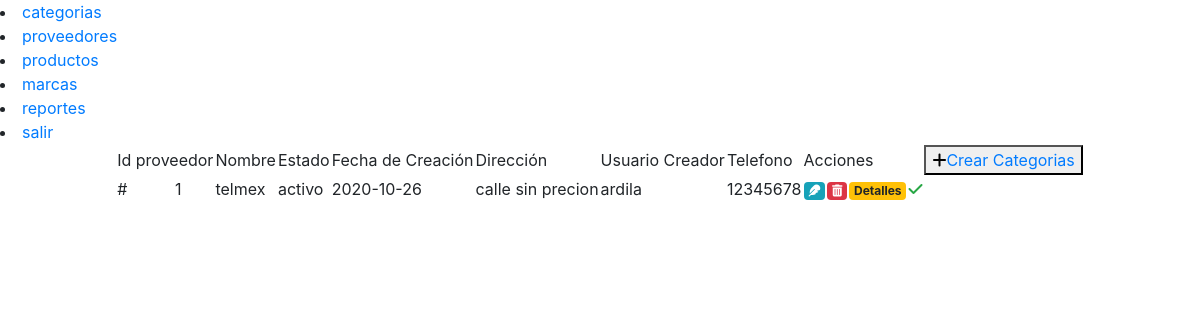
The page /codigo/pre_consultar_proveedores.php (signed in) on the database as committed earlier.
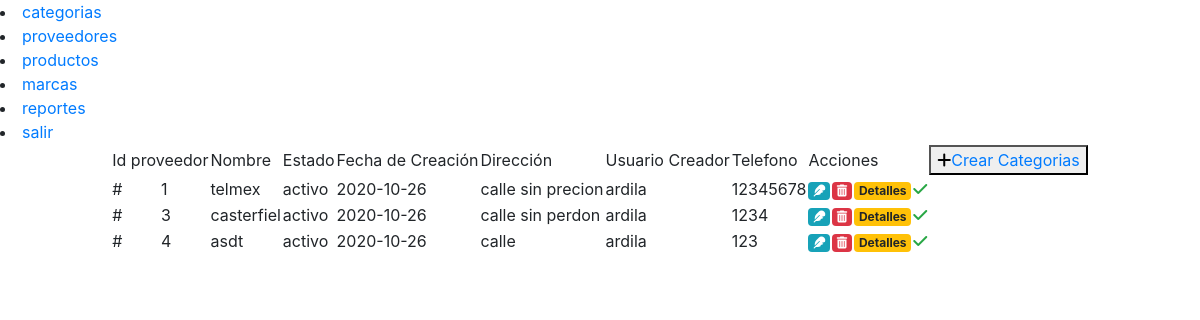
The same page on the database as committed later.
### tables this page shows
CREATE TABLE IF NOT EXISTS `proveedores` (
  `id_proveedor` int(5) NOT NULL AUTO_INCREMENT,
  `fecha_creacion` date NOT NULL,
  `fecha_modificacion` date DEFAULT NULL,
  `nombre` varchar(30) NOT NULL,
  `direccion` varchar(100) NOT NULL,
  `telefono` varchar(15) NOT NULL,
  `email` varchar(55) NOT NULL,
  `usuario_creacion` varchar(11) NOT NULL,
  `usuario_modificacion` varchar(11) NOT NULL,
  `fk_id_estado` varchar(4) NOT NULL,
  PRIMARY KEY (`id_proveedor`)
);

### codigo/pre_consultar_proveedores.php (the view, shortened to what this page needs)
<!DOCTYPE html>
<html lang="en">
<head>
</head>
<body>
   <div id="banner">
    <?php
    include("banner_admin.php");
    ?>
   </div>
   <div id="body" align="center">
    <table>
    <tr>
        <td colspan="2">Id proveedor</td>
        <td>Nombre</td>
        <td>Estado</td>
        <td>Fecha de Creaci&oacute;n</td>
        <td>Direcci&oacute;n</td>
        <td>Usuario Creador</td>
        <td>Telefono</td>
        <td colspan="4">Acciones</td>
        <td><button type="submit"><i class="fas fa-plus"></i><a href="pre_crear_proveedores.php">Crear Categorias</a></button></td>
    </tr>
    <?php
    include("conexion.php");
    $consulta="SELECT * FROM proveedores";
    if(!$resultado=$db->query($consulta)){
    die('hay un error con la consulta o los datos no existen vuelve a comprobar !!![' . $db->error . ']');
    }
    while($fila=$resultado->fetch_assoc()){
        $bid_proveedor=stripslashes($fila['id_proveedor']);
        $bfecha_creacion=stripslashes($fila['fecha_creacion']);
        $bdireccion=stripslashes($fila['direccion']);
        $bfk_id_estado=stripslashes($fila['fk_id_estado']);
        $btelefono=stripslashes($fila['telefono']);
        $busuario_creacion=stripslashes($fila['usuario_creacion']);
        $busuario_modificacion=stripslashes($fila['nombre']);
        if($bfk_id_estado=="1"){
            $bfk_id_estado='activo';
        }
        echo "<tr>";
        echo "<td>#</td>";
        echo "<td class='id_prov'>$bid_proveedor</td>";
        echo "<td>$busuario_modificacion</td>";
        echo "<td>$bfk_id_estado</td>";
        echo "<td>$bfecha_creacion</td>";
        echo "<td>$bdireccion</td>";
        echo "<td>$busuario_creacion</td>";
        echo "<td>$btelefono</td>";
        ?>
        <td>
            <a href="#" class="badge badge-info act_btn" prov="<?php echo $bid_proveedor; ?>"><i class="fas fa-feather"></i></a>
        </td>
        <td>
            <a href="#" class="badge badge-danger delete_btn"><i class="fas fa-trash-alt"></i></a>
        </td>
        <td>
        <a href="#" class="badge badge-warning info_btn" prov="<?php echo $bid_proveedor;?>">Detalles</a>
        </td>
        <?php
        if($bfk_id_estado=="activo"){
            echo "<td><a href='neg_cambiar_estado_prov.php?id=$bid_proveedor'><i class='fas fa-check text-success'></i></a></td>";
        }
        echo "</tr>";
    }
    ?>
 </table>
</div>
</body>
</html>

### codigo/banner_admin.php (shortened to what this page needs)
<!DOCTYPE html>
<html lang="en">
<head>
    <link rel="stylesheet" href="https://cdn.jsdelivr.net/npm/bootstrap@4.5.3/dist/css/bootstrap.min.css">
</head>
<body>
    <nav>
        <li><a href="pre_consultar_categorias.php">categorias</a></li>
        <li><a href="pre_consultar_proveedores.php">proveedores</a></li>
        <li><a href="pre_consultar_productos.php">productos</a></li>
        <li><a href="pre_consultar_marcas.php">marcas</a></li>
        <li><a href="pre_consultar_reportes.php">reportes</a></li>
        <li><a href="salir.php">salir</a></li>
    </nav>
</body>
</html>

Rows that differ between the two databases and show on the page:
added proveedores: id_proveedor "3", nombre "casterfiel", fk_id_estado "activo", fecha_creacion "2020-10-26", direccion "calle sin perdon", usuario_creacion "ardila", telefono "1234"
added proveedores: id_proveedor "4", nombre "asdt", fk_id_estado "activo", fecha_creacion "2020-10-26", direccion "calle", usuario_creacion "ardila", telefono "123"
